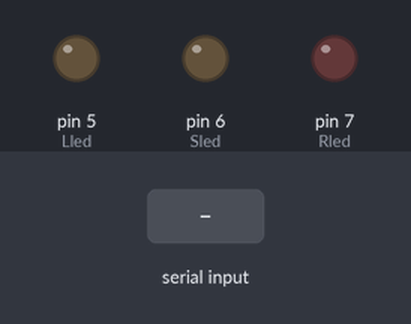
A sketch run on a simulated Arduino Uno, built with avr-gcc and run on an emulated ATmega328P. Shown: output pins drawn as LEDs (lit = HIGH). The inputs (shaded band) are chosen by the test bench. What the sketch prints to the serial monitor is not drawn.

Above: at 2.2 s.
2.3 s: "0" received over Serial
At 3.3 s:
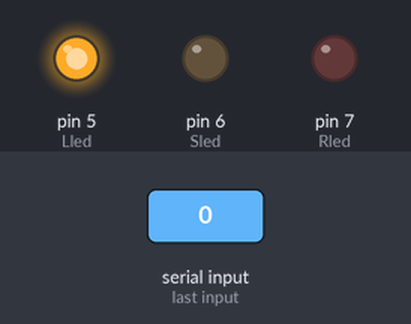
3.8 s: "2" received over Serial
At 4.4 s:
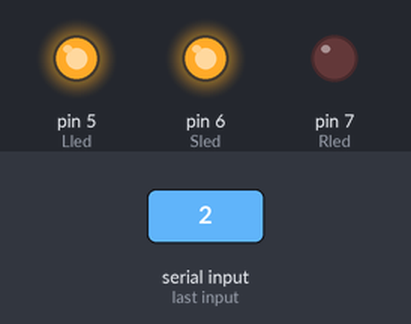
5.3 s: "1" received over Serial
At 5.6 s:
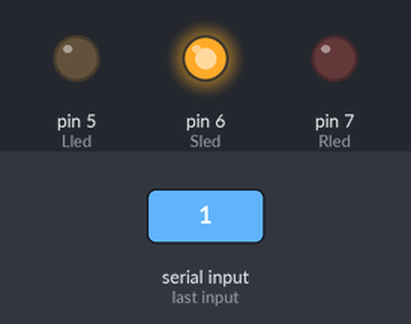
6.8 s: "4" received over Serial
At 7.9 s:
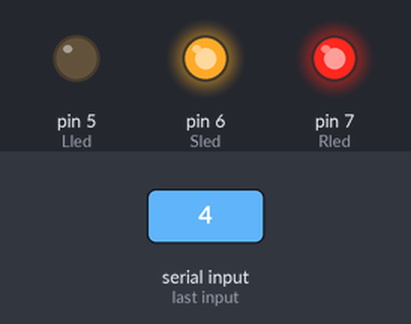
8.3 s: "3" received over Serial
At 9.0 s:
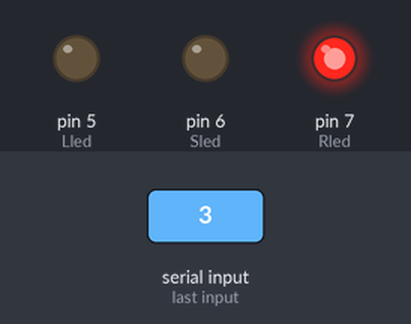
9.8 s: "5" received over Serial
At 10.2 s:
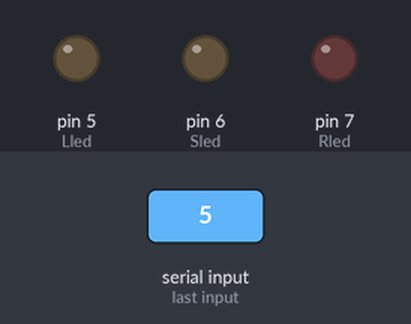
Timing chart, 0 to 12.3 s (numbered marks = the images above; inputs shaded):
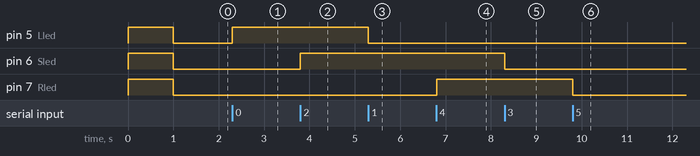

Measured:
- after the input at 2.3 s, pin 5 (Lled): LOW → HIGH at once
- after the input at 3.8 s, pin 6 (Sled): LOW → HIGH at once
- after the input at 5.3 s, pin 5 (Lled): HIGH → LOW at once
- after the input at 6.8 s, pin 7 (Rled): LOW → HIGH at once
- after the input at 8.3 s, pin 6 (Sled): HIGH → LOW at once
- after the input at 9.8 s, pin 7 (Rled): HIGH → LOW at once

The sketch:

rx.ino
```cpp
int Lled = 5;
int Rled = 7;
int Sled = 6;
char buf;
void setup()
{
Serial.begin(9600);
Serial.println("Hello");
pinMode(Lled,OUTPUT);
pinMode(Rled,OUTPUT);
pinMode(Sled,OUTPUT);
digitalWrite(Lled,HIGH);//checking start
digitalWrite(Rled,HIGH);
digitalWrite(Sled,HIGH);
delay(1000);
digitalWrite(Lled,LOW);
digitalWrite(Rled,LOW);
digitalWrite(Sled,LOW);

}
void loop()
{
if (Serial.available() > 0)
{
buf= Serial.read();
if(buf=='0')
{
  digitalWrite(Lled,HIGH);
 //Serial.print("0");
}
else if(buf=='1')
{
  digitalWrite(Lled,LOW);
  //Serial.print("1");
}
else if(buf=='2')
{
  digitalWrite(Sled,HIGH);
}
else if(buf=='3')
{
  digitalWrite(Sled,LOW);
}
else if(buf=='4')
{
  digitalWrite(Rled,HIGH);
}
else if(buf=='5')
{
  digitalWrite(Rled,LOW);
}

}
}
```
